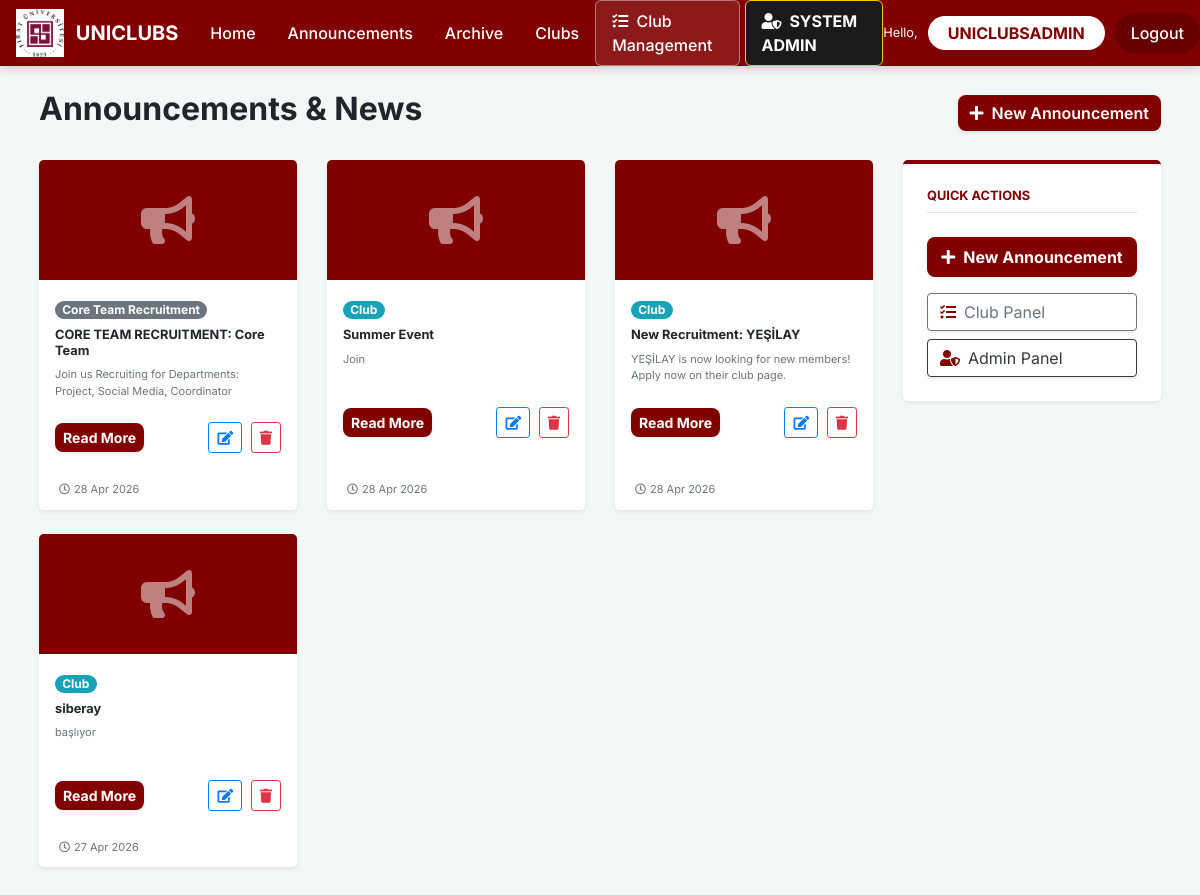
The page /announcements/ (signed in) on the database its author committed.
### app/models.py (models this page shows, shortened)
class Announcement(models.Model): # General or targeted broadcast messages for users | Kullanıcılar için genel veya hedefli duyuru mesajları
    TYPE_CHOICES = [
        ('school', 'School'),
        ('club', 'Club'),
        ('general', 'General'),
        ('core_team', 'Core Team Recruitment'),
    ]
    title = models.CharField(max_length=200)
    content = models.TextField()
    announcement_type = models.CharField(max_length=20, choices=TYPE_CHOICES, default='general')
    club = models.ForeignKey(Club, on_delete=models.SET_NULL, null=True, blank=True, related_name='announcements')
    is_core_team = models.BooleanField(default=False)
    is_published = models.BooleanField(default=True)
    published_at = models.DateTimeField(default=timezone.now)
    class Meta:
        ordering = ['-published_at']

### app/views.py (the view)
# urls.py: path('announcements/', views.announcements, name='announcements'),
def announcements(request):
    from datetime import timedelta
    fresh_limit = timezone.now() - timedelta(days=30)
    ann_list = Announcement.objects.filter(is_published=True, published_at__gte=fresh_limit).order_by('-published_at')
    return render(request, 'app/announcements.html', {'announcements': ann_list})

### app/templates/app/announcements.html (shortened to what this page needs)
{% extends "app/layout.html" %}
{% block content %}
<div class="container-fluid px-4">
    <div class="d-flex justify-content-between align-items-center mb-4">
        <h2 class="font-weight-bold">Announcements & News</h2>
        {% if user.username == 'UNICLUBSADMIN' %}
        <a href="{% url 'announcement_add' %}" class="btn btn-maroon shadow-sm">
            <i class="fas fa-plus mr-2"></i>New Announcement
        </a>
        {% endif %}
    </div>
    <div class="row">
        <div class="{% if user.username == 'UNICLUBSADMIN' %}col-md-9{% else %}col-md-12{% endif %}">
            <div class="row">
                {% for ann in announcements %}
                <div class="col-xl-4 col-lg-4 col-md-6 mb-4">
                    <div class="card border-0 shadow-sm h-100 rounded-lg overflow-hidden card-hover">
                        <div class="bg-maroon d-flex align-items-center justify-content-center" style="height:120px;">
                            <i class="fas fa-bullhorn fa-3x text-white" style="opacity:0.5;"></i>
                        </div>
                        <div class="card-body p-3">
                            <span class="badge badge-pill mb-2 {% if ann.announcement_type == 'school' %}badge-danger{% elif ann.announcement_type == 'club' %}badge-info{% else %}badge-secondary{% endif %}">
                                {{ ann.get_announcement_type_display }}
                            </span>
                            <h6 class="font-weight-bold mb-2 small">{{ ann.title }}</h6>
                            <p class="extra-small text-muted mb-3" style="height:40px; overflow:hidden;">{{ ann.content|truncatewords:15 }}</p>
                            <div class="d-flex justify-content-between align-items-center">
                                <a href="{% url 'announcement_detail' ann.pk %}" class="btn btn-maroon btn-sm py-1 font-weight-bold shadow-sm">Read More</a>
                                {% if user.username == 'UNICLUBSADMIN' %}
                                <div>
                                    <a href="{% url 'announcement_edit' ann.pk %}" class="btn btn-sm btn-outline-primary px-2 py-1 mr-1" title="Edit"><i class="fas fa-edit"></i></a>
                                    <a href="{% url 'announcement_delete' ann.pk %}" class="btn btn-sm btn-outline-danger px-2 py-1" title="Delete"><i class="fas fa-trash"></i></a>
                                </div>
                                {% endif %}
                            </div>
                        </div>
                        <div class="card-footer bg-white border-0 extra-small text-muted">
                            <i class="far fa-clock mr-1"></i>{{ ann.published_at|date:"d M Y" }}
                        </div>
                    </div>
                </div>
                {% empty %}
                <div class="col-12 text-center py-5">
                    <i class="fas fa-bullhorn fa-4x text-muted mb-3"></i>
                    <p class="text-muted">No announcements listed for today.</p>
                </div>
                {% endfor %}
            </div>
        </div>
        {% if user.username == 'UNICLUBSADMIN' %}
        <div class="col-md-3">
            <div class="card border-0 shadow-sm rounded-lg border-top-maroon">
                <div class="card-body p-4">
                    <h5 class="font-weight-bold mb-4 text-maroon border-bottom pb-2 text-uppercase small">Quick Actions</h5>
                    <a href="{% url 'announcement_add' %}" class="btn btn-maroon btn-block mb-3 py-2 font-weight-bold shadow-sm">
                        <i class="fas fa-plus mr-2"></i>New Announcement
                    </a>
                    <a href="{% url 'club_admin' %}" class="btn btn-outline-secondary btn-block mb-2 text-left small shadow-sm">
                        <i class="fas fa-tasks mr-2 text-maroon"></i>Club Panel
                    </a>
                    <a href="{% url 'system_admin' %}" class="btn btn-outline-dark btn-block text-left small shadow-sm">
                        <i class="fas fa-user-shield mr-2 text-maroon"></i>Admin Panel
                    </a>
                </div>
            </div>
        </div>
        {% endif %}
    </div>
</div>
{% endblock %}

### app/templates/app/layout.html (shortened to what this page needs)
{% load static %}
<!DOCTYPE html>
<html lang="en">
<head>
    <link rel="stylesheet" href="https://stackpath.bootstrapcdn.com/bootstrap/4.5.2/css/bootstrap.min.css" />
    <link rel="stylesheet" href="https://cdnjs.cloudflare.com/ajax/libs/font-awesome/5.15.3/css/all.min.css" />
</head>
<body>
    <nav class="navbar navbar-expand-lg navbar-custom sticky-top p-0">
        <div class="container-fluid p-0">
            <a class="navbar-brand text-white font-weight-bold d-flex align-items-center ml-3" href="{% url 'home' %}">
                <img src="{% static 'app/content/fu_logo_final_v4.png' %}" alt="FU Logo" style="height: 48px; width: auto; margin-right: 12px;">
                UNICLUBS
            </a>
            <div class="collapse navbar-collapse" id="navbarNav">
                <ul class="navbar-nav mr-auto">
                    <li class="nav-item"><a class="nav-link" href="{% url 'home' %}">Home</a></li>
                    <li class="nav-item"><a class="nav-link" href="{% url 'announcements' %}">Announcements</a></li>
                    <li class="nav-item"><a class="nav-link" href="{% url 'event_archive' %}">Archive</a></li>
                    <li class="nav-item"><a class="nav-link" href="{% url 'club_list' %}">Clubs</a></li>
                </ul>
                <ul class="navbar-nav ml-auto align-items-center">
                    {% if user.is_authenticated %}
                        {% if user.username == 'UNICLUBSADMIN' or user.managed_club %}
                            <li class="nav-item">
                                <a class="nav-link nav-club-admin" href="{% url 'club_admin' %}">
                                    <i class="fas fa-tasks mr-1"></i> Club Management
                                </a>
                            </li>
                        {% endif %}
                        {% if user.username == 'UNICLUBSADMIN' %}
                            <li class="nav-item">
                                <a class="nav-link nav-system-admin" href="{% url 'system_admin' %}">
                                    <i class="fas fa-user-shield mr-1"></i> SYSTEM ADMIN
                                </a>
                            </li>
                        {% endif %}
                        <li class="nav-item d-flex align-items-center">
                            <span class="text-white small">Hello,</span>
                        </li>
                        <li class="nav-item">
                            <a class="nav-link btn-student" href="{% url 'dashboard' %}">{{ user.username }}</a>
                        </li>
                        <li class="nav-item">
                            <a class="nav-link btn-logout" href="{% url 'logout' %}">Logout</a>
                        </li>
                    {% else %}
                        <li class="nav-item">
                            <a class="nav-link btn-login" href="{% url 'login' %}">Login</a>
                        </li>
                    {% endif %}
                </ul>
            </div>
        </div>
    </nav>
    <div class="container-fluid py-4">
        {% block content %}{% endblock %}
    </div>
</body>
</html>

### app/templates/app/layout.html (style rules this page uses)
:root { --maroon: #800000; --maroon-dark: #600000; --maroon-light: #fceceb; --soft-bg: #f4f7f6; }
body { background-color: var(--soft-bg); font-family: 'Inter', 'Segoe UI', sans-serif; padding-bottom: 60px; }
.navbar-custom { background-color: var(--maroon); box-shadow: 0 2px 10px rgba(0,0,0,0.2); }
.navbar-custom .nav-link { color: white !important; font-weight: 500; padding: 0.5rem 1rem !important; transition: 0.3s; }
.nav-club-admin { border: 1px solid rgba(255,255,255,0.4); border-radius: 6px; margin-right: 5px; background-color: rgba(255,255,255,0.1); }
.nav-system-admin { background-color: #1a1a1a !important; border-radius: 6px; color: #ffc107 !important; font-weight: bold !important; border: 1px solid #ffc107; }
.navbar-custom .nav-link.btn-student { background-color: white !important; color: #800000 !important; font-weight: bold !important; border-radius: 20px; padding: 5px 20px !important; margin-left: 10px; }
.btn-logout { background-color: rgba(0, 0, 0, 0.2); color: white !important; border-radius: 20px; padding: 5px 20px !important; margin-left: 10px; font-weight: 500; }
.text-maroon { color: var(--maroon) !important; }
.bg-maroon { background-color: var(--maroon) !important; }
.btn-maroon { background-color: var(--maroon); color: white !important; border: none; border-radius: 8px; font-weight: 600; transition: 0.25s; }
.border-top-maroon { border-top: 4px solid var(--maroon) !important; }

### app/templates/app/announcements.html (style rules this page uses)
.text-maroon { color: #800000 !important; }
.bg-maroon { background-color: #800000 !important; }
.border-top-maroon { border-top: 4px solid #800000 !important; }
.btn-maroon { background-color: #800000; color: white !important; border: none; }
.extra-small { font-size: 11px; }

### rows shown on the page
Announcement: announcement_type "Core Team Recruitment", title "CORE TEAM RECRUITMENT: Core Team", content "Join us Recruiting for Departments: Project, Social Media, Coordinator", published_at "28 Apr 2026"
Announcement: announcement_type "Club", title "Summer Event", content "Join", published_at "28 Apr 2026"
Announcement: announcement_type "Club", title "New Recruitment: YEŞİLAY", content "YEŞİLAY is now looking for new members! Apply now on their club page.", published_at "28 Apr 2026"
Announcement: announcement_type "Club", title "siberay", content "başlıyor", published_at "27 Apr 2026"

### other values the page prints
{{ user.username }} "UNICLUBSADMIN"
